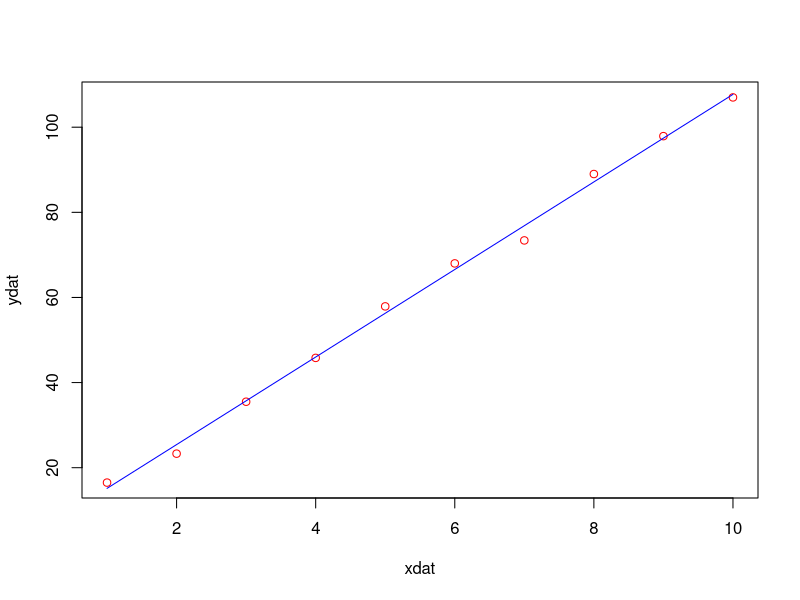

Write the R code that produced this figure.
# lm is used to fit linear models

xdat <- c(1,2,3,4,5,6,7,8,9,10)

#ydat <- c(15, 25, 35, 45, 55, 65, 75, 85, 95, 105)
ydat <- c(16.5, 23.3, 35.5, 45.8, 57.9, 68.0, 73.4, 89.0, 97.9, 107.0)
df <- data.frame(x=xdat, y=ydat)

dat <- lm(y~x, df)
# In the above formuls, use y~x-1 if you don't want intercept

# slope
print(dat$coefficients[1])

# intercept
print(dat$coeffcients[2])

#fitted values
print(dat$fitted.values)

plot(xdat,ydat, col="red")

lines(xdat, dat$fitted.values, col="blue")
